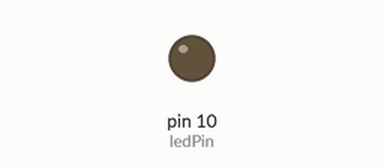
This sketch was run on a simulated Arduino Uno, built with avr-gcc and run on an emulated ATmega328P. On the bench: output pins drawn as LEDs (lit = HIGH).

Above: at 1.0 s.
At 2.3 s:
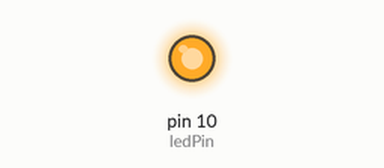
Timing chart, 0 to 6.2 s (numbered marks = the images above):
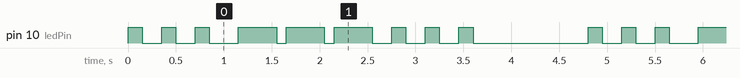

The sketch:

example03.ino
```cpp
int ledPin = 10;
void setup() {
  // put your setup code here, to run once:
  pinMode(ledPin , OUTPUT);

}

void loop() {
  // put your main code here, to run repeatedly:
  //s(...) 모스부호 3번의 점
  for(int x = 0; x<3; x++){
    digitalWrite(ledPin , HIGH);
    delay(150);
    digitalWrite(ledPin , LOW);
    delay(200);
  }
  delay(100);

   for(int x = 0; x<3; x++){
    digitalWrite(ledPin , HIGH);
    delay(400);
    digitalWrite(ledPin , LOW);
    delay(100);
  }
  delay(100);

    for(int x = 0; x<3; x++){
    digitalWrite(ledPin , HIGH);
    delay(150);
    digitalWrite(ledPin , LOW);
    delay(200);
  }
  delay(1000);


}
```

Measured:
- by itself, pin 10 (ledPin): repeats every 4.8 s: 2 × (LOW 0.20 s, HIGH 0.15 s), LOW 0.30 s, 2 × (HIGH 0.40 s, LOW 0.10 s), HIGH 0.40 s, 3 × (LOW 0.20 s, HIGH 0.15 s), LOW 1.2 s, HIGH 0.15 s
- by itself, everything shown: repeats every 4.8 s, in 18 steps
